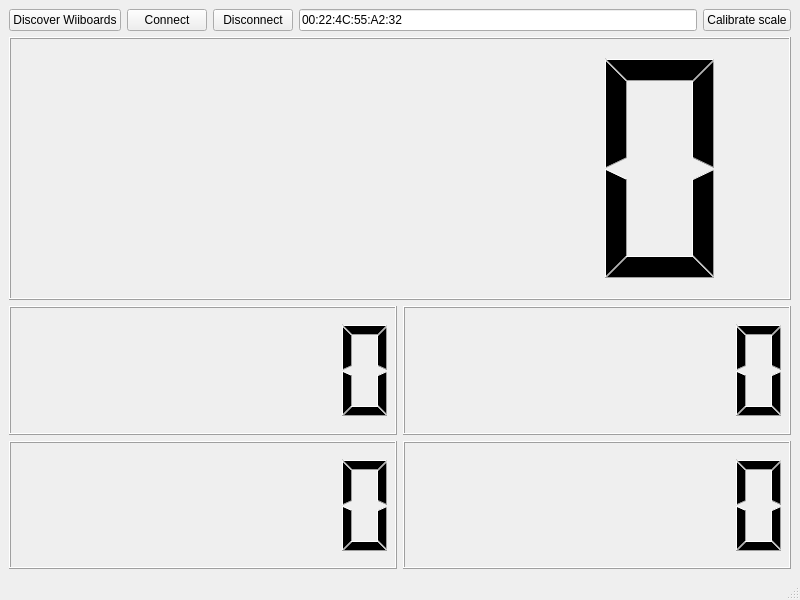
<?xml version="1.0" encoding="UTF-8"?>
<ui version="4.0">
 <class>MainWindow</class>
 <widget class="QMainWindow" name="MainWindow">
  <property name="geometry">
   <rect>
    <x>0</x>
    <y>0</y>
    <width>800</width>
    <height>600</height>
   </rect>
  </property>
  <property name="windowTitle">
   <string>MainWindow</string>
  </property>
  <widget class="QWidget" name="centralwidget">
   <layout class="QHBoxLayout" name="horizontalLayout_2">
    <item>
     <layout class="QVBoxLayout" name="verticalLayout_2">
      <item>
       <layout class="QVBoxLayout" name="verticalLayout">
        <item>
         <layout class="QHBoxLayout" name="horizontalLayout">
          <item>
           <widget class="QPushButton" name="pushButton">
            <property name="text">
             <string>Discover Wiiboards</string>
            </property>
           </widget>
          </item>
          <item>
           <widget class="QPushButton" name="pushButton_2">
            <property name="text">
             <string>Connect</string>
            </property>
           </widget>
          </item>
          <item>
           <widget class="QPushButton" name="pushButton_3">
            <property name="text">
             <string>Disconnect</string>
            </property>
           </widget>
          </item>
          <item>
           <widget class="QLineEdit" name="lineEdit">
            <property name="text">
             <string>00:22:4C:55:A2:32</string>
            </property>
           </widget>
          </item>
          <item>
           <widget class="QPushButton" name="pushButton_4">
            <property name="text">
             <string>Calibrate scale</string>
            </property>
           </widget>
          </item>
         </layout>
        </item>
       </layout>
      </item>
      <item>
       <widget class="QLCDNumber" name="lcdNumber">
        <property name="smallDecimalPoint">
         <bool>false</bool>
        </property>
        <property name="numDigits">
         <number>5</number>
        </property>
        <property name="digitCount">
         <number>5</number>
        </property>
        <property name="segmentStyle">
         <enum>QLCDNumber::Filled</enum>
        </property>
        <property name="intValue" stdset="0">
         <number>0</number>
        </property>
       </widget>
      </item>
      <item>
       <layout class="QGridLayout" name="gridLayout">
        <item row="0" column="0">
         <widget class="QLCDNumber" name="lcdNumber_2">
          <property name="numDigits">
           <number>7</number>
          </property>
         </widget>
        </item>
        <item row="0" column="1">
         <widget class="QLCDNumber" name="lcdNumber_3">
          <property name="numDigits">
           <number>7</number>
          </property>
         </widget>
        </item>
        <item row="1" column="0">
         <widget class="QLCDNumber" name="lcdNumber_4">
          <property name="numDigits">
           <number>7</number>
          </property>
         </widget>
        </item>
        <item row="1" column="1">
         <widget class="QLCDNumber" name="lcdNumber_5">
          <property name="numDigits">
           <number>7</number>
          </property>
         </widget>
        </item>
       </layout>
      </item>
     </layout>
    </item>
   </layout>
  </widget>
  <widget class="QMenuBar" name="menubar">
   <property name="geometry">
    <rect>
     <x>0</x>
     <y>0</y>
     <width>800</width>
     <height>23</height>
    </rect>
   </property>
  </widget>
  <widget class="QStatusBar" name="statusbar"/>
 </widget>
 <resources/>
 <connections/>
</ui>
